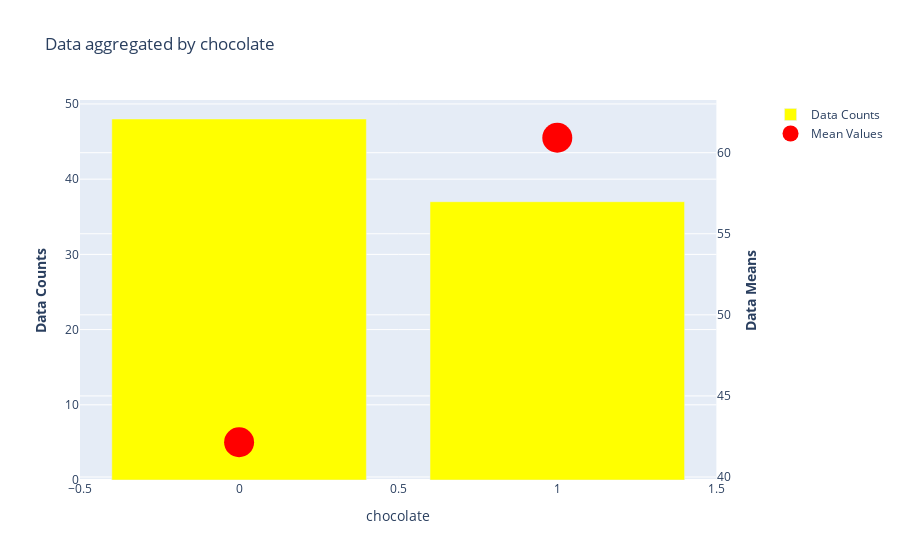

Notebook source saved alongside this figure:
### Markdown cell above
Data that we've recieved have 85 different candies with their attributes and overal win rate. We can take a look at the candie's attributes and investigate average win rates.

### Chocolate

### Code cell
plots.investigate_categoric_variable(df_candy, response, ['chocolate'], ["Unknown"])

### Figure 1 — Plotly figure (JSON) as saved in the notebook; plotly's stock layout.template omitted (floating-point values rounded to 4 significant figures)
{"data": [{"marker": {"color": "yellow"}, "name": "Data Counts", "type": "bar", "x": [0, 1], "xaxis": "x", "y": [48, 37], "yaxis": "y"}, {"marker": {"color": "red", "size": 30}, "mode": "markers", "name": "Mean Values", "type": "scatter", "x": [0, 1], "xaxis": "x", "y": [42.14, 60.92], "yaxis": "y2"}], "layout": {"title": {"text": "Data aggregated by chocolate"}, "xaxis": {"anchor": "y", "domain": [0, 0.94], "title": {"text": "chocolate"}}, "yaxis": {"anchor": "x", "domain": [0, 1], "title": {"text": "<b>Data Counts</b>"}}, "yaxis2": {"anchor": "x", "overlaying": "y", "side": "right", "title": {"text": "<b>Data Means</b>"}}}}
